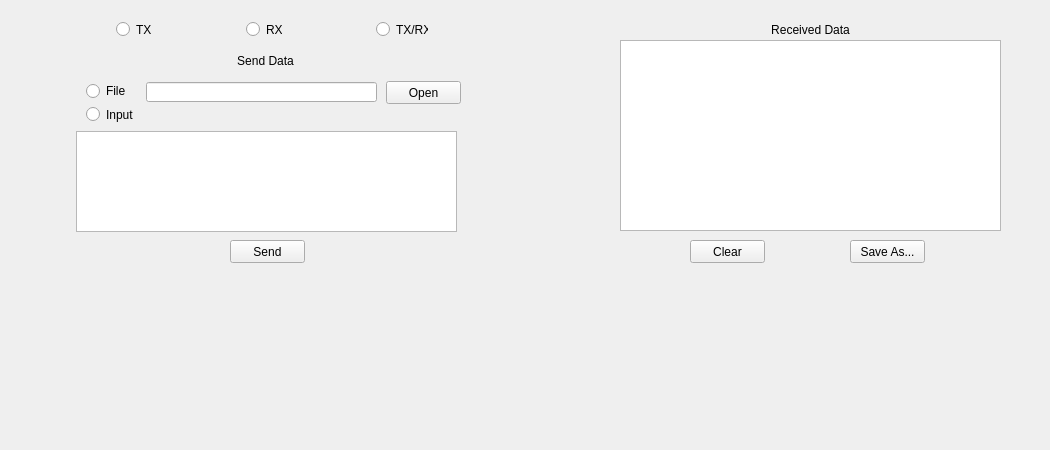
<?xml version="1.0" encoding="UTF-8"?>
<ui version="4.0">
 <class>GUI_DATA_TRANSMIT</class>
 <widget class="QWidget" name="GUI_DATA_TRANSMIT">
  <property name="geometry">
   <rect>
    <x>0</x>
    <y>0</y>
    <width>1050</width>
    <height>450</height>
   </rect>
  </property>
  <property name="windowTitle">
   <string>Form</string>
  </property>
  <widget class="QPlainTextEdit" name="msg_PlainText">
   <property name="geometry">
    <rect>
     <x>76</x>
     <y>131</y>
     <width>381</width>
     <height>101</height>
    </rect>
   </property>
  </widget>
  <widget class="QLineEdit" name="FilePathEdit">
   <property name="geometry">
    <rect>
     <x>146</x>
     <y>82</y>
     <width>231</width>
     <height>20</height>
    </rect>
   </property>
  </widget>
  <widget class="QPushButton" name="OpenFile_Button">
   <property name="geometry">
    <rect>
     <x>386</x>
     <y>81</y>
     <width>75</width>
     <height>23</height>
    </rect>
   </property>
   <property name="text">
    <string>Open</string>
   </property>
   <property name="autoDefault">
    <bool>false</bool>
   </property>
  </widget>
  <widget class="QRadioButton" name="TX_Radio">
   <property name="geometry">
    <rect>
     <x>116</x>
     <y>21</y>
     <width>35</width>
     <height>17</height>
    </rect>
   </property>
   <property name="text">
    <string>TX</string>
   </property>
   <attribute name="buttonGroup">
    <string notr="true">TX_RX_Sel</string>
   </attribute>
  </widget>
  <widget class="QPlainTextEdit" name="recv_PlainText">
   <property name="geometry">
    <rect>
     <x>620</x>
     <y>40</y>
     <width>381</width>
     <height>191</height>
    </rect>
   </property>
  </widget>
  <widget class="QPushButton" name="ClearReceived_Button">
   <property name="geometry">
    <rect>
     <x>690</x>
     <y>240</y>
     <width>75</width>
     <height>23</height>
    </rect>
   </property>
   <property name="text">
    <string>Clear</string>
   </property>
   <property name="autoDefault">
    <bool>false</bool>
   </property>
  </widget>
  <widget class="QLabel" name="Receive_Label">
   <property name="geometry">
    <rect>
     <x>620</x>
     <y>20</y>
     <width>381</width>
     <height>20</height>
    </rect>
   </property>
   <property name="text">
    <string>Received Data</string>
   </property>
   <property name="alignment">
    <set>Qt::AlignCenter</set>
   </property>
  </widget>
  <widget class="QRadioButton" name="TX_RX_Radio">
   <property name="geometry">
    <rect>
     <x>376</x>
     <y>21</y>
     <width>52</width>
     <height>17</height>
    </rect>
   </property>
   <property name="text">
    <string>TX/RX</string>
   </property>
   <attribute name="buttonGroup">
    <string notr="true">TX_RX_Sel</string>
   </attribute>
  </widget>
  <widget class="QRadioButton" name="File_Radio">
   <property name="geometry">
    <rect>
     <x>86</x>
     <y>81</y>
     <width>51</width>
     <height>20</height>
    </rect>
   </property>
   <property name="text">
    <string>File</string>
   </property>
   <attribute name="buttonGroup">
    <string notr="true">MSG_Sel</string>
   </attribute>
  </widget>
  <widget class="QLabel" name="Send_Label">
   <property name="geometry">
    <rect>
     <x>75</x>
     <y>51</y>
     <width>381</width>
     <height>20</height>
    </rect>
   </property>
   <property name="text">
    <string>Send Data</string>
   </property>
   <property name="alignment">
    <set>Qt::AlignCenter</set>
   </property>
  </widget>
  <widget class="QRadioButton" name="Input_Radio">
   <property name="geometry">
    <rect>
     <x>86</x>
     <y>106</y>
     <width>49</width>
     <height>17</height>
    </rect>
   </property>
   <property name="text">
    <string>Input</string>
   </property>
   <attribute name="buttonGroup">
    <string notr="true">MSG_Sel</string>
   </attribute>
  </widget>
  <widget class="QRadioButton" name="RX_Radio">
   <property name="geometry">
    <rect>
     <x>246</x>
     <y>21</y>
     <width>36</width>
     <height>17</height>
    </rect>
   </property>
   <property name="text">
    <string>RX</string>
   </property>
   <attribute name="buttonGroup">
    <string notr="true">TX_RX_Sel</string>
   </attribute>
  </widget>
  <widget class="QPushButton" name="SaveAs_Button">
   <property name="geometry">
    <rect>
     <x>850</x>
     <y>240</y>
     <width>75</width>
     <height>23</height>
    </rect>
   </property>
   <property name="text">
    <string>Save As...</string>
   </property>
   <property name="autoDefault">
    <bool>false</bool>
   </property>
  </widget>
  <widget class="QPushButton" name="SendMSG_Button">
   <property name="geometry">
    <rect>
     <x>230</x>
     <y>240</y>
     <width>75</width>
     <height>23</height>
    </rect>
   </property>
   <property name="text">
    <string>Send</string>
   </property>
   <property name="autoDefault">
    <bool>false</bool>
   </property>
  </widget>
 </widget>
 <resources/>
 <connections/>
 <buttongroups>
  <buttongroup name="TX_RX_Sel"/>
  <buttongroup name="MSG_Sel"/>
 </buttongroups>
</ui>
